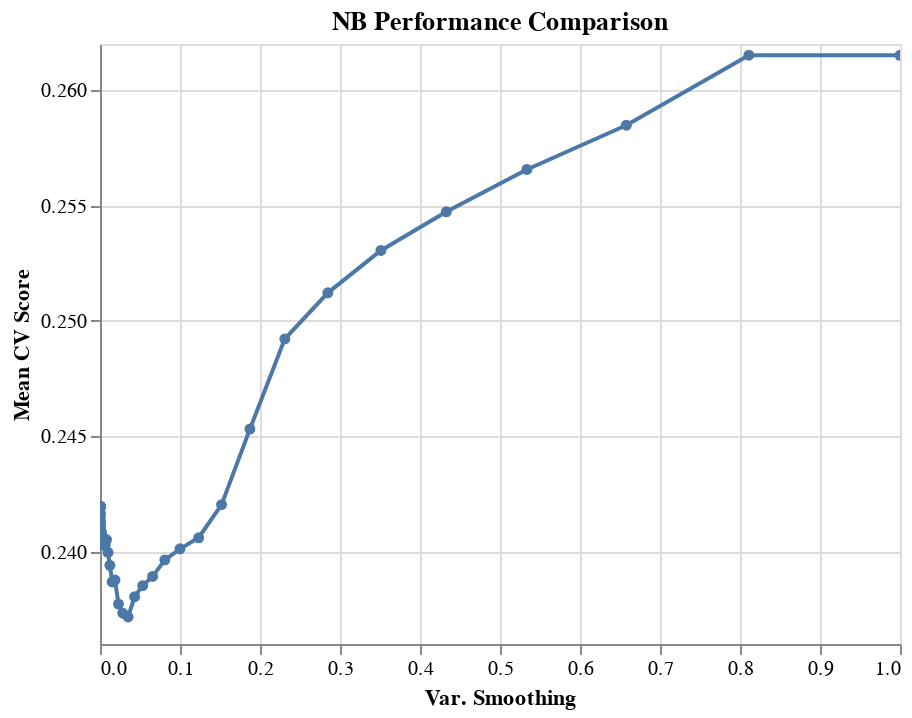

This figure's notebook cell:
### Code cell
alt.Chart(results_NB,
 title='NB Performance Comparison'
 ).mark_line(point=True).encode(
 alt.X('var_smoothing', title='Var. Smoothing'),
 alt.Y('test_score', title='Mean CV Score', scale=alt.Scale(zero=False))
).interactive()

### Figure 1 — Vega-Lite specification as saved in the notebook (floating-point values rounded to 4 significant figures)
{"config": {"view": {"continuousWidth": 400, "continuousHeight": 300}}, "data": {"name": "data-056c8fe3d88d9ddcf22e86f305cc2747"}, "mark": {"type": "line", "point": true}, "encoding": {"x": {"field": "var_smoothing", "title": "Var. Smoothing", "type": "quantitative"}, "y": {"field": "test_score", "scale": {"zero": false}, "title": "Mean CV Score", "type": "quantitative"}}, "selection": {"selector001": {"type": "interval", "bind": "scales", "encodings": ["x", "y"]}}, "title": "NB Performance Comparison", "$schema": "https://vega.github.io/schema/vega-lite/v4.17.0.json", "datasets": {"data-056c8fe3d88d9ddcf22e86f305cc2747": [{"var_smoothing": 1.0, "test_score": 0.2615}, {"var_smoothing": 0.8111, "test_score": 0.2615}, {"var_smoothing": 0.6579, "test_score": 0.2585}, {"var_smoothing": 0.5337, "test_score": 0.2566}, {"var_smoothing": 0.4329, "test_score": 0.2547}, {"var_smoothing": 0.3511, "test_score": 0.2531}, {"var_smoothing": 0.2848, "test_score": 0.2512}, {"var_smoothing": 0.231, "test_score": 0.2492}, {"var_smoothing": 0.1874, "test_score": 0.2453}, {"var_smoothing": 0.152, "test_score": 0.242}, {"var_smoothing": 0.1233, "test_score": 0.2406}, {"var_smoothing": 0.1, "test_score": 0.2401}, {"var_smoothing": 0.08111, "test_score": 0.2396}, {"var_smoothing": 0.06579, "test_score": 0.2389}, {"var_smoothing": 0.05337, "test_score": 0.2385}, {"var_smoothing": 0.04329, "test_score": 0.2381}, {"var_smoothing": 0.03511, "test_score": 0.2372}, {"var_smoothing": 0.02848, "test_score": 0.2373}, {"var_smoothing": 0.0231, "test_score": 0.2377}, {"var_smoothing": 0.01874, "test_score": 0.2388}, {"var_smoothing": 0.0152, "test_score": 0.2387}, {"var_smoothing": 0.01233, "test_score": 0.2394}, {"var_smoothing": 0.01, "test_score": 0.24}, {"var_smoothing": 0.008111, "test_score": 0.2405}, {"var_smoothing": 0.006579, "test_score": 0.2403}, {"var_smoothing": 0.005337, "test_score": 0.2405}, {"var_smoothing": 0.004329, "test_score": 0.2403}, {"var_smoothing": 0.003511, "test_score": 0.2404}, {"var_smoothing": 0.002848, "test_score": 0.2405}, {"var_smoothing": 0.00231, "test_score": 0.2405}, {"var_smoothing": 0.001874, "test_score": 0.2408}, {"var_smoothing": 0.00152, "test_score": 0.2408}, {"var_smoothing": 0.001233, "test_score": 0.2408}, {"var_smoothing": 0.001, "test_score": 0.2409}, {"var_smoothing": 0.0008111, "test_score": 0.2409}, {"var_smoothing": 0.0006579, "test_score": 0.2409}, {"var_smoothing": 0.0005337, "test_score": 0.2409}, {"var_smoothing": 0.0004329, "test_score": 0.2411}, {"var_smoothing": 0.0003511, "test_score": 0.2412}, {"var_smoothing": 0.0002848, "test_score": 0.2412}, {"var_smoothing": 0.000231, "test_score": 0.2413}, {"var_smoothing": 0.0001874, "test_score": 0.2412}, {"var_smoothing": 0.000152, "test_score": 0.2413}, {"var_smoothing": 0.0001233, "test_score": 0.2415}, {"var_smoothing": 0.0001, "test_score": 0.2416}, {"var_smoothing": 8.111e-05, "test_score": 0.2416}, {"var_smoothing": 6.579e-05, "test_score": 0.2416}, {"var_smoothing": 5.337e-05, "test_score": 0.2416}, {"var_smoothing": 4.329e-05, "test_score": 0.2417}, {"var_smoothing": 3.511e-05, "test_score": 0.2419}, {"var_smoothing": 2.848e-05, "test_score": 0.242}, {"var_smoothing": 2.31e-05, "test_score": 0.242}, {"var_smoothing": 1.874e-05, "test_score": 0.242}, {"var_smoothing": 1.52e-05, "test_score": 0.242}, {"var_smoothing": 1.233e-05, "test_score": 0.242}, {"var_smoothing": 1e-05, "test_score": 0.242}, {"var_smoothing": 8.111e-06, "test_score": 0.242}, {"var_smoothing": 6.579e-06, "test_score": 0.242}, {"var_smoothing": 5.337e-06, "test_score": 0.242}, {"var_smoothing": 4.329e-06, "test_score": 0.242}, {"var_smoothing": 3.511e-06, "test_score": 0.242}, {"var_smoothing": 2.848e-06, "test_score": 0.242}, {"var_smoothing": 2.31e-06, "test_score": 0.242}, {"var_smoothing": 1.874e-06, "test_score": 0.242}, {"var_smoothing": 1.52e-06, "test_score": 0.242}, {"var_smoothing": 1.233e-06, "test_score": 0.242}, {"var_smoothing": 1e-06, "test_score": 0.242}, {"var_smoothing": 8.111e-07, "test_score": 0.242}, {"var_smoothing": 6.579e-07, "test_score": 0.242}, {"var_smoothing": 5.337e-07, "test_score": 0.242}, {"var_smoothing": 4.329e-07, "test_score": 0.242}, {"var_smoothing": 3.511e-07, "test_score": 0.242}, {"var_smoothing": 2.848e-07, "test_score": 0.242}, {"var_smoothing": 2.31e-07, "test_score": 0.242}, {"var_smoothing": 1.874e-07, "test_score": 0.242}, {"var_smoothing": 1.52e-07, "test_score": 0.242}, {"var_smoothing": 1.233e-07, "test_score": 0.242}, {"var_smoothing": 1e-07, "test_score": 0.242}, {"var_smoothing": 8.111e-08, "test_score": 0.242}, {"var_smoothing": 6.579e-08, "test_score": 0.242}, {"var_smoothing": 5.337e-08, "test_score": 0.242}, {"var_smoothing": 4.329e-08, "test_score": 0.242}, {"var_smoothing": 3.511e-08, "test_score": 0.242}, {"var_smoothing": 2.848e-08, "test_score": 0.242}, {"var_smoothing": 2.31e-08, "test_score": 0.242}, {"var_smoothing": 1.874e-08, "test_score": 0.242}, {"var_smoothing": 1.52e-08, "test_score": 0.242}, {"var_smoothing": 1.233e-08, "test_score": 0.242}, {"var_smoothing": 1e-08, "test_score": 0.242}, {"var_smoothing": 8.111e-09, "test_score": 0.242}, {"var_smoothing": 6.579e-09, "test_score": 0.242}, {"var_smoothing": 5.337e-09, "test_score": 0.242}, {"var_smoothing": 4.329e-09, "test_score": 0.242}, {"var_smoothing": 3.511e-09, "test_score": 0.242}, {"var_smoothing": 2.848e-09, "test_score": 0.242}, {"var_smoothing": 2.31e-09, "test_score": 0.242}, {"var_smoothing": 1.874e-09, "test_score": 0.242}, {"var_smoothing": 1.52e-09, "test_score": 0.242}, {"var_smoothing": 1.233e-09, "test_score": 0.242}, {"var_smoothing": 1e-09, "test_score": 0.242}]}}
